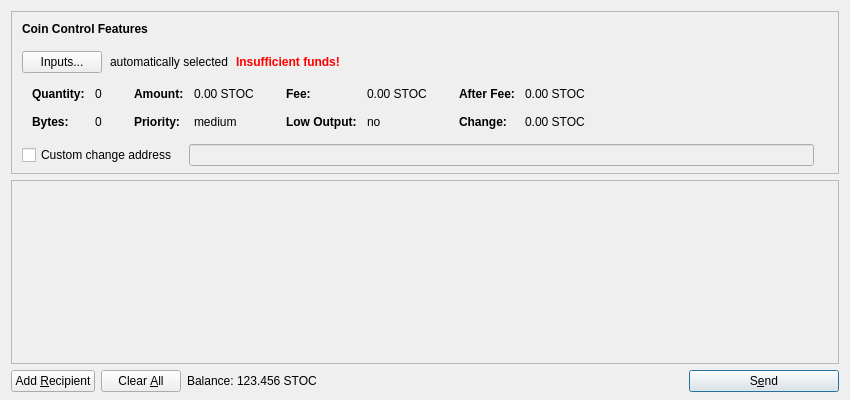
<?xml version="1.0" encoding="UTF-8"?>
<ui version="4.0">
 <class>SendCoinsDialog</class>
 <widget class="QDialog" name="SendCoinsDialog">
  <property name="geometry">
   <rect>
    <x>0</x>
    <y>0</y>
    <width>850</width>
    <height>400</height>
   </rect>
  </property>
  <property name="windowTitle">
   <string>Send Coins</string>
  </property>
  <layout class="QVBoxLayout" name="verticalLayout" stretch="0,1,0">
   <property name="bottomMargin">
    <number>8</number>
   </property>
   <item>
    <widget class="QFrame" name="frameCoinControl">
     <property name="sizePolicy">
      <sizepolicy hsizetype="Expanding" vsizetype="Expanding">
       <horstretch>0</horstretch>
       <verstretch>0</verstretch>
      </sizepolicy>
     </property>
     <property name="maximumSize">
      <size>
       <width>16777215</width>
       <height>16777215</height>
      </size>
     </property>
     <property name="frameShape">
      <enum>QFrame::StyledPanel</enum>
     </property>
     <property name="frameShadow">
      <enum>QFrame::Sunken</enum>
     </property>
     <layout class="QVBoxLayout" name="verticalLayoutCoinControl2">
      <property name="spacing">
       <number>0</number>
      </property>
      <property name="leftMargin">
       <number>0</number>
      </property>
      <property name="topMargin">
       <number>0</number>
      </property>
      <property name="rightMargin">
       <number>0</number>
      </property>
      <property name="bottomMargin">
       <number>6</number>
      </property>
      <item>
       <layout class="QVBoxLayout" name="verticalLayoutCoinControl" stretch="0,0,0,0,1">
        <property name="spacing">
         <number>0</number>
        </property>
        <property name="leftMargin">
         <number>10</number>
        </property>
        <property name="topMargin">
         <number>10</number>
        </property>
        <item>
         <layout class="QHBoxLayout" name="horizontalLayoutCoinControl1">
          <property name="bottomMargin">
           <number>15</number>
          </property>
          <item>
           <widget class="QLabel" name="labelCoinControlFeatures">
            <property name="sizePolicy">
             <sizepolicy hsizetype="Preferred" vsizetype="Maximum">
              <horstretch>0</horstretch>
              <verstretch>0</verstretch>
             </sizepolicy>
            </property>
            <property name="font">
             <font>
              <weight>75</weight>
              <bold>true</bold>
             </font>
            </property>
            <property name="styleSheet">
             <string notr="true">font-weight:bold;</string>
            </property>
            <property name="text">
             <string>Coin Control Features</string>
            </property>
           </widget>
          </item>
         </layout>
        </item>
        <item>
         <layout class="QHBoxLayout" name="horizontalLayoutCoinControl2" stretch="0,0,0,0">
          <property name="spacing">
           <number>8</number>
          </property>
          <property name="bottomMargin">
           <number>10</number>
          </property>
          <item>
           <widget class="QPushButton" name="pushButtonCoinControl">
            <property name="styleSheet">
             <string notr="true"/>
            </property>
            <property name="text">
             <string>Inputs...</string>
            </property>
           </widget>
          </item>
          <item>
           <widget class="QLabel" name="labelCoinControlAutomaticallySelected">
            <property name="text">
             <string>automatically selected</string>
            </property>
            <property name="margin">
             <number>5</number>
            </property>
           </widget>
          </item>
          <item>
           <widget class="QLabel" name="labelCoinControlInsuffFunds">
            <property name="font">
             <font>
              <weight>75</weight>
              <bold>true</bold>
             </font>
            </property>
            <property name="styleSheet">
             <string notr="true">color:red;font-weight:bold;</string>
            </property>
            <property name="text">
             <string>Insufficient funds!</string>
            </property>
            <property name="margin">
             <number>5</number>
            </property>
           </widget>
          </item>
          <item>
           <spacer name="horizontalSpacerCoinControl">
            <property name="orientation">
             <enum>Qt::Horizontal</enum>
            </property>
            <property name="sizeHint" stdset="0">
             <size>
              <width>40</width>
              <height>1</height>
             </size>
            </property>
           </spacer>
          </item>
         </layout>
        </item>
        <item>
         <widget class="QWidget" name="widgetCoinControl" native="true">
          <property name="sizePolicy">
           <sizepolicy hsizetype="Preferred" vsizetype="Preferred">
            <horstretch>0</horstretch>
            <verstretch>0</verstretch>
           </sizepolicy>
          </property>
          <property name="minimumSize">
           <size>
            <width>0</width>
            <height>0</height>
           </size>
          </property>
          <property name="styleSheet">
           <string notr="true"/>
          </property>
          <layout class="QHBoxLayout" name="horizontalLayoutCoinControl5">
           <property name="leftMargin">
            <number>0</number>
           </property>
           <property name="topMargin">
            <number>0</number>
           </property>
           <property name="rightMargin">
            <number>0</number>
           </property>
           <property name="bottomMargin">
            <number>0</number>
           </property>
           <item>
            <layout class="QHBoxLayout" name="horizontalLayoutCoinControl3" stretch="0,0,0,1">
             <property name="spacing">
              <number>20</number>
             </property>
             <property name="topMargin">
              <number>0</number>
             </property>
             <property name="bottomMargin">
              <number>10</number>
             </property>
             <item>
              <layout class="QFormLayout" name="formLayoutCoinControl1">
               <property name="horizontalSpacing">
                <number>10</number>
               </property>
               <property name="verticalSpacing">
                <number>14</number>
               </property>
               <property name="leftMargin">
                <number>10</number>
               </property>
               <property name="topMargin">
                <number>4</number>
               </property>
               <property name="rightMargin">
                <number>6</number>
               </property>
               <item row="0" column="0">
                <widget class="QLabel" name="labelCoinControlQuantityText">
                 <property name="font">
                  <font>
                   <weight>75</weight>
                   <bold>true</bold>
                  </font>
                 </property>
                 <property name="text">
                  <string>Quantity:</string>
                 </property>
                 <property name="margin">
                  <number>0</number>
                 </property>
                </widget>
               </item>
               <item row="0" column="1">
                <widget class="QLabel" name="labelCoinControlQuantity">
                 <property name="cursor">
                  <cursorShape>IBeamCursor</cursorShape>
                 </property>
                 <property name="contextMenuPolicy">
                  <enum>Qt::ActionsContextMenu</enum>
                 </property>
                 <property name="text">
                  <string notr="true">0</string>
                 </property>
                 <property name="margin">
                  <number>0</number>
                 </property>
                 <property name="textInteractionFlags">
                  <set>Qt::LinksAccessibleByMouse|Qt::TextSelectableByKeyboard|Qt::TextSelectableByMouse</set>
                 </property>
                </widget>
               </item>
               <item row="1" column="0">
                <widget class="QLabel" name="labelCoinControlBytesText">
                 <property name="font">
                  <font>
                   <weight>75</weight>
                   <bold>true</bold>
                  </font>
                 </property>
                 <property name="text">
                  <string>Bytes:</string>
                 </property>
                </widget>
               </item>
               <item row="1" column="1">
                <widget class="QLabel" name="labelCoinControlBytes">
                 <property name="cursor">
                  <cursorShape>IBeamCursor</cursorShape>
                 </property>
                 <property name="contextMenuPolicy">
                  <enum>Qt::ActionsContextMenu</enum>
                 </property>
                 <property name="text">
                  <string notr="true">0</string>
                 </property>
                 <property name="textInteractionFlags">
                  <set>Qt::LinksAccessibleByMouse|Qt::TextSelectableByKeyboard|Qt::TextSelectableByMouse</set>
                 </property>
                </widget>
               </item>
              </layout>
             </item>
             <item>
              <layout class="QFormLayout" name="formLayoutCoinControl2">
               <property name="horizontalSpacing">
                <number>10</number>
               </property>
               <property name="verticalSpacing">
                <number>14</number>
               </property>
               <property name="leftMargin">
                <number>6</number>
               </property>
               <property name="topMargin">
                <number>4</number>
               </property>
               <property name="rightMargin">
                <number>6</number>
               </property>
               <item row="0" column="0">
                <widget class="QLabel" name="labelCoinControlAmountText">
                 <property name="font">
                  <font>
                   <weight>75</weight>
                   <bold>true</bold>
                  </font>
                 </property>
                 <property name="text">
                  <string>Amount:</string>
                 </property>
                 <property name="margin">
                  <number>0</number>
                 </property>
                </widget>
               </item>
               <item row="0" column="1">
                <widget class="QLabel" name="labelCoinControlAmount">
                 <property name="cursor">
                  <cursorShape>IBeamCursor</cursorShape>
                 </property>
                 <property name="contextMenuPolicy">
                  <enum>Qt::ActionsContextMenu</enum>
                 </property>
                 <property name="text">
                  <string notr="true">0.00 STOC</string>
                 </property>
                 <property name="textInteractionFlags">
                  <set>Qt::LinksAccessibleByMouse|Qt::TextSelectableByKeyboard|Qt::TextSelectableByMouse</set>
                 </property>
                </widget>
               </item>
               <item row="1" column="0">
                <widget class="QLabel" name="labelCoinControlPriorityText">
                 <property name="font">
                  <font>
                   <weight>75</weight>
                   <bold>true</bold>
                  </font>
                 </property>
                 <property name="text">
                  <string>Priority:</string>
                 </property>
                </widget>
               </item>
               <item row="1" column="1">
                <widget class="QLabel" name="labelCoinControlPriority">
                 <property name="cursor">
                  <cursorShape>IBeamCursor</cursorShape>
                 </property>
                 <property name="contextMenuPolicy">
                  <enum>Qt::ActionsContextMenu</enum>
                 </property>
                 <property name="text">
                  <string notr="true">medium</string>
                 </property>
                 <property name="textInteractionFlags">
                  <set>Qt::LinksAccessibleByMouse|Qt::TextSelectableByKeyboard|Qt::TextSelectableByMouse</set>
                 </property>
                </widget>
               </item>
              </layout>
             </item>
             <item>
              <layout class="QFormLayout" name="formLayoutCoinControl3">
               <property name="horizontalSpacing">
                <number>10</number>
               </property>
               <property name="verticalSpacing">
                <number>14</number>
               </property>
               <property name="leftMargin">
                <number>6</number>
               </property>
               <property name="topMargin">
                <number>4</number>
               </property>
               <property name="rightMargin">
                <number>6</number>
               </property>
               <item row="0" column="0">
                <widget class="QLabel" name="labelCoinControlFeeText">
                 <property name="font">
                  <font>
                   <weight>75</weight>
                   <bold>true</bold>
                  </font>
                 </property>
                 <property name="text">
                  <string>Fee:</string>
                 </property>
                 <property name="margin">
                  <number>0</number>
                 </property>
                </widget>
               </item>
               <item row="0" column="1">
                <widget class="QLabel" name="labelCoinControlFee">
                 <property name="cursor">
                  <cursorShape>IBeamCursor</cursorShape>
                 </property>
                 <property name="contextMenuPolicy">
                  <enum>Qt::ActionsContextMenu</enum>
                 </property>
                 <property name="text">
                  <string notr="true">0.00 STOC</string>
                 </property>
                 <property name="textInteractionFlags">
                  <set>Qt::LinksAccessibleByMouse|Qt::TextSelectableByKeyboard|Qt::TextSelectableByMouse</set>
                 </property>
                </widget>
               </item>
               <item row="1" column="0">
                <widget class="QLabel" name="labelCoinControlLowOutputText">
                 <property name="font">
                  <font>
                   <weight>75</weight>
                   <bold>true</bold>
                  </font>
                 </property>
                 <property name="text">
                  <string>Low Output:</string>
                 </property>
                </widget>
               </item>
               <item row="1" column="1">
                <widget class="QLabel" name="labelCoinControlLowOutput">
                 <property name="cursor">
                  <cursorShape>IBeamCursor</cursorShape>
                 </property>
                 <property name="contextMenuPolicy">
                  <enum>Qt::ActionsContextMenu</enum>
                 </property>
                 <property name="text">
                  <string notr="true">no</string>
                 </property>
                 <property name="textInteractionFlags">
                  <set>Qt::LinksAccessibleByMouse|Qt::TextSelectableByKeyboard|Qt::TextSelectableByMouse</set>
                 </property>
                </widget>
               </item>
              </layout>
             </item>
             <item>
              <layout class="QFormLayout" name="formLayoutCoinControl4">
               <property name="horizontalSpacing">
                <number>10</number>
               </property>
               <property name="verticalSpacing">
                <number>14</number>
               </property>
               <property name="leftMargin">
                <number>6</number>
               </property>
               <property name="topMargin">
                <number>4</number>
               </property>
               <property name="rightMargin">
                <number>6</number>
               </property>
               <item row="0" column="0">
                <widget class="QLabel" name="labelCoinControlAfterFeeText">
                 <property name="font">
                  <font>
                   <weight>75</weight>
                   <bold>true</bold>
                  </font>
                 </property>
                 <property name="text">
                  <string>After Fee:</string>
                 </property>
                 <property name="margin">
                  <number>0</number>
                 </property>
                </widget>
               </item>
               <item row="0" column="1">
                <widget class="QLabel" name="labelCoinControlAfterFee">
                 <property name="cursor">
                  <cursorShape>IBeamCursor</cursorShape>
                 </property>
                 <property name="contextMenuPolicy">
                  <enum>Qt::ActionsContextMenu</enum>
                 </property>
                 <property name="text">
                  <string notr="true">0.00 STOC</string>
                 </property>
                 <property name="textInteractionFlags">
                  <set>Qt::LinksAccessibleByMouse|Qt::TextSelectableByKeyboard|Qt::TextSelectableByMouse</set>
                 </property>
                </widget>
               </item>
               <item row="1" column="0">
                <widget class="QLabel" name="labelCoinControlChangeText">
                 <property name="font">
                  <font>
                   <weight>75</weight>
                   <bold>true</bold>
                  </font>
                 </property>
                 <property name="text">
                  <string>Change:</string>
                 </property>
                </widget>
               </item>
               <item row="1" column="1">
                <widget class="QLabel" name="labelCoinControlChange">
                 <property name="cursor">
                  <cursorShape>IBeamCursor</cursorShape>
                 </property>
                 <property name="contextMenuPolicy">
                  <enum>Qt::ActionsContextMenu</enum>
                 </property>
                 <property name="text">
                  <string notr="true">0.00 STOC</string>
                 </property>
                 <property name="textInteractionFlags">
                  <set>Qt::LinksAccessibleByMouse|Qt::TextSelectableByKeyboard|Qt::TextSelectableByMouse</set>
                 </property>
                </widget>
               </item>
              </layout>
             </item>
            </layout>
           </item>
          </layout>
         </widget>
        </item>
        <item>
         <layout class="QHBoxLayout" name="horizontalLayoutCoinControl4" stretch="0,0,0">
          <property name="spacing">
           <number>12</number>
          </property>
          <property name="sizeConstraint">
           <enum>QLayout::SetDefaultConstraint</enum>
          </property>
          <property name="topMargin">
           <number>5</number>
          </property>
          <property name="rightMargin">
           <number>5</number>
          </property>
          <item>
           <widget class="QCheckBox" name="checkBoxCoinControlChange">
            <property name="toolTip">
             <string>If this is activated, but the change address is empty or invalid, change will be sent to a newly generated address.</string>
            </property>
            <property name="text">
             <string>Custom change address</string>
            </property>
           </widget>
          </item>
          <item>
           <widget class="QValidatedLineEdit" name="lineEditCoinControlChange">
            <property name="enabled">
             <bool>false</bool>
            </property>
            <property name="sizePolicy">
             <sizepolicy hsizetype="Expanding" vsizetype="Fixed">
              <horstretch>0</horstretch>
              <verstretch>0</verstretch>
             </sizepolicy>
            </property>
           </widget>
          </item>
          <item>
           <widget class="QLabel" name="labelCoinControlChangeLabel">
            <property name="sizePolicy">
             <sizepolicy hsizetype="Preferred" vsizetype="Expanding">
              <horstretch>0</horstretch>
              <verstretch>0</verstretch>
             </sizepolicy>
            </property>
            <property name="minimumSize">
             <size>
              <width>0</width>
              <height>0</height>
             </size>
            </property>
            <property name="text">
             <string/>
            </property>
            <property name="margin">
             <number>3</number>
            </property>
           </widget>
          </item>
         </layout>
        </item>
        <item>
         <spacer name="verticalSpacerCoinControl">
          <property name="orientation">
           <enum>Qt::Vertical</enum>
          </property>
          <property name="sizeHint" stdset="0">
           <size>
            <width>800</width>
            <height>1</height>
           </size>
          </property>
         </spacer>
        </item>
       </layout>
      </item>
     </layout>
    </widget>
   </item>
   <item>
    <widget class="QScrollArea" name="scrollArea">
     <property name="widgetResizable">
      <bool>true</bool>
     </property>
     <widget class="QWidget" name="scrollAreaWidgetContents">
      <property name="geometry">
       <rect>
        <x>0</x>
        <y>0</y>
        <width>830</width>
        <height>178</height>
       </rect>
      </property>
      <layout class="QVBoxLayout" name="verticalLayout_2" stretch="0,1">
       <property name="leftMargin">
        <number>0</number>
       </property>
       <property name="topMargin">
        <number>0</number>
       </property>
       <property name="rightMargin">
        <number>0</number>
       </property>
       <property name="bottomMargin">
        <number>0</number>
       </property>
       <item>
        <layout class="QVBoxLayout" name="entries">
         <property name="spacing">
          <number>6</number>
         </property>
        </layout>
       </item>
       <item>
        <spacer name="verticalSpacer">
         <property name="orientation">
          <enum>Qt::Vertical</enum>
         </property>
         <property name="sizeHint" stdset="0">
          <size>
           <width>20</width>
           <height>40</height>
          </size>
         </property>
        </spacer>
       </item>
      </layout>
     </widget>
    </widget>
   </item>
   <item>
    <layout class="QHBoxLayout" name="horizontalLayout">
     <item>
      <widget class="QPushButton" name="addButton">
       <property name="toolTip">
        <string>Send to multiple recipients at once</string>
       </property>
       <property name="text">
        <string>Add &amp;Recipient</string>
       </property>
       <property name="icon">
        <iconset resource="../storecoin.qrc">
         <normaloff>:/icons/add</normaloff>:/icons/add</iconset>
       </property>
       <property name="autoDefault">
        <bool>false</bool>
       </property>
      </widget>
     </item>
     <item>
      <widget class="QPushButton" name="clearButton">
       <property name="sizePolicy">
        <sizepolicy hsizetype="Minimum" vsizetype="Fixed">
         <horstretch>0</horstretch>
         <verstretch>0</verstretch>
        </sizepolicy>
       </property>
       <property name="toolTip">
        <string>Clear all fields of the form.</string>
       </property>
       <property name="text">
        <string>Clear &amp;All</string>
       </property>
       <property name="icon">
        <iconset resource="../storecoin.qrc">
         <normaloff>:/icons/remove</normaloff>:/icons/remove</iconset>
       </property>
       <property name="autoRepeatDelay">
        <number>300</number>
       </property>
       <property name="autoDefault">
        <bool>false</bool>
       </property>
      </widget>
     </item>
     <item>
      <layout class="QHBoxLayout" name="horizontalLayout_2">
       <property name="spacing">
        <number>3</number>
       </property>
       <item>
        <widget class="QLabel" name="label">
         <property name="text">
          <string>Balance:</string>
         </property>
        </widget>
       </item>
       <item>
        <widget class="QLabel" name="labelBalance">
         <property name="cursor">
          <cursorShape>IBeamCursor</cursorShape>
         </property>
         <property name="text">
          <string notr="true">123.456 STOC</string>
         </property>
         <property name="textInteractionFlags">
          <set>Qt::LinksAccessibleByMouse|Qt::TextSelectableByKeyboard|Qt::TextSelectableByMouse</set>
         </property>
        </widget>
       </item>
      </layout>
     </item>
     <item>
      <spacer name="horizontalSpacer">
       <property name="orientation">
        <enum>Qt::Horizontal</enum>
       </property>
       <property name="sizeHint" stdset="0">
        <size>
         <width>40</width>
         <height>20</height>
        </size>
       </property>
      </spacer>
     </item>
     <item>
      <widget class="QPushButton" name="sendButton">
       <property name="minimumSize">
        <size>
         <width>150</width>
         <height>0</height>
        </size>
       </property>
       <property name="toolTip">
        <string>Confirm the send action</string>
       </property>
       <property name="text">
        <string>S&amp;end</string>
       </property>
       <property name="icon">
        <iconset resource="../storecoin.qrc">
         <normaloff>:/icons/send</normaloff>:/icons/send</iconset>
       </property>
       <property name="default">
        <bool>true</bool>
       </property>
      </widget>
     </item>
    </layout>
   </item>
  </layout>
 </widget>
 <customwidgets>
  <customwidget>
   <class>QValidatedLineEdit</class>
   <extends>QLineEdit</extends>
   <header>qvalidatedlineedit.h</header>
  </customwidget>
 </customwidgets>
 <resources>
  <include location="../storecoin.qrc"/>
 </resources>
 <connections/>
</ui>
